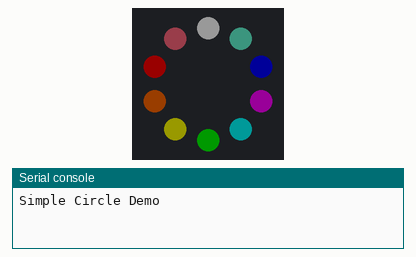
Simulated run of this program. Board: Circuit Playground running CircuitPython. Shown: the board's ring of 10 RGB LEDs (number 0 left of the top, counting anticlockwise), the last lines printed to the serial console. Dim RGB values are drawn brighter than linear.

Above: at 0.5 s.
At 4.82 s:
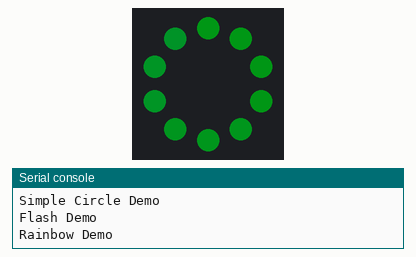
At 9.61 s:
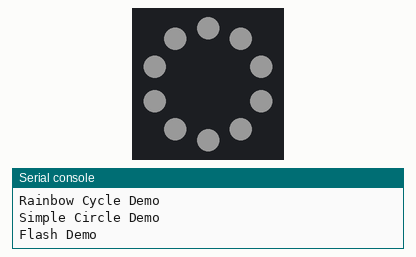
At 20.14 s:
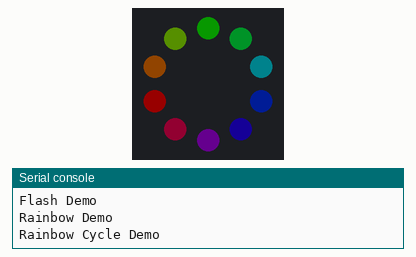
At 31.83 s:
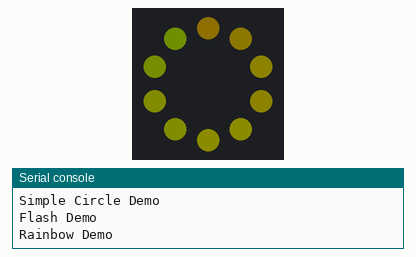
At 39.64 s:
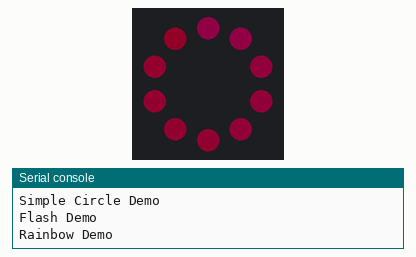

The program:

main.py
```python
# CircuitPlaygroundExpress_NeoPixel
# https://learn.adafruit.com/adafruit-circuit-playground-express/circuitpython-neopixel

import time

import board
import neopixel

pixels = neopixel.NeoPixel(board.NEOPIXEL, 10, brightness=.1)
pixels.fill((0, 0, 0))
pixels.show()

# choose which demos to play
# 1 means play, 0 means don't!
simpleCircleDemo = 1
flashDemo = 1
rainbowDemo = 1
rainbowCycleDemo = 1


def wheel(pos):
    # Input a value 0 to 255 to get a color value.
    # The colours are a transition r - g - b - back to r.
    if pos < 85:
        return (int(pos * 3), int(255 - (pos * 3)), 0)
    elif pos < 170:
        pos -= 85
        return (int(255 - (pos * 3)), 0, int(pos * 3))
    else:
        pos -= 170
        return (0, int(pos * 3), int(255 - pos * 3))


def rainbow_cycle(wait):
    for j in range(255):
        for i in range(len(pixels)):
            idx = int((i * 256 / len(pixels)) + j * 10)
            pixels[i] = wheel(idx & 255)
        pixels.show()
        time.sleep(wait)


def rainbow(wait):
    for j in range(255):
        for i in range(len(pixels)):
            idx = int(i + j)
            pixels[i] = wheel(idx & 255)
        pixels.show()
        time.sleep(wait)


def simpleCircle(wait):
    # Colors
    RED = (255, 0, 0)
    PINK = (255, 100, 120)
    ORANGE = (255, 100, 0)
    YELLOW = (255, 255, 0)
    GREEN = (0, 255, 0)
    CYAN = (0, 255, 255)
    PURPLE = (255, 0, 255)
    BLUE = (0, 0, 255)
    LIGHT_BLUE = (80, 200, 175)
    WHITE = (255, 255, 255)

    colors = [
        PINK,
        RED,
        ORANGE,
        YELLOW,
        GREEN,
        CYAN,
        PURPLE,
        BLUE,
        LIGHT_BLUE,
        WHITE
    ]

    for i in range(len(pixels)):
        pixels[i] = colors[i]
        time.sleep(.05)
    time.sleep(1)


while True:
    if simpleCircleDemo:
        print('Simple Circle Demo')
        simpleCircle(.05)

    if flashDemo:  # this will play if flashDemo = 1 up above
        print('Flash Demo')
        pixels.fill((255, 0, 0))
        pixels.show()
        time.sleep(.25)

        pixels.fill((0, 255, 0))
        pixels.show()
        time.sleep(.25)

        pixels.fill((0, 0, 255))
        pixels.show()
        time.sleep(.25)

        pixels.fill((255, 255, 255))
        pixels.show()
        time.sleep(.25)

    if rainbowDemo:
        print('Rainbow Demo')
        rainbow(.001)

    if rainbowCycleDemo:
        print('Rainbow Cycle Demo')
        rainbow_cycle(.001)
```

Measured:
- what the display in image 0 shows lasts 1.0 s, from 0.5 s to 1.5 s
